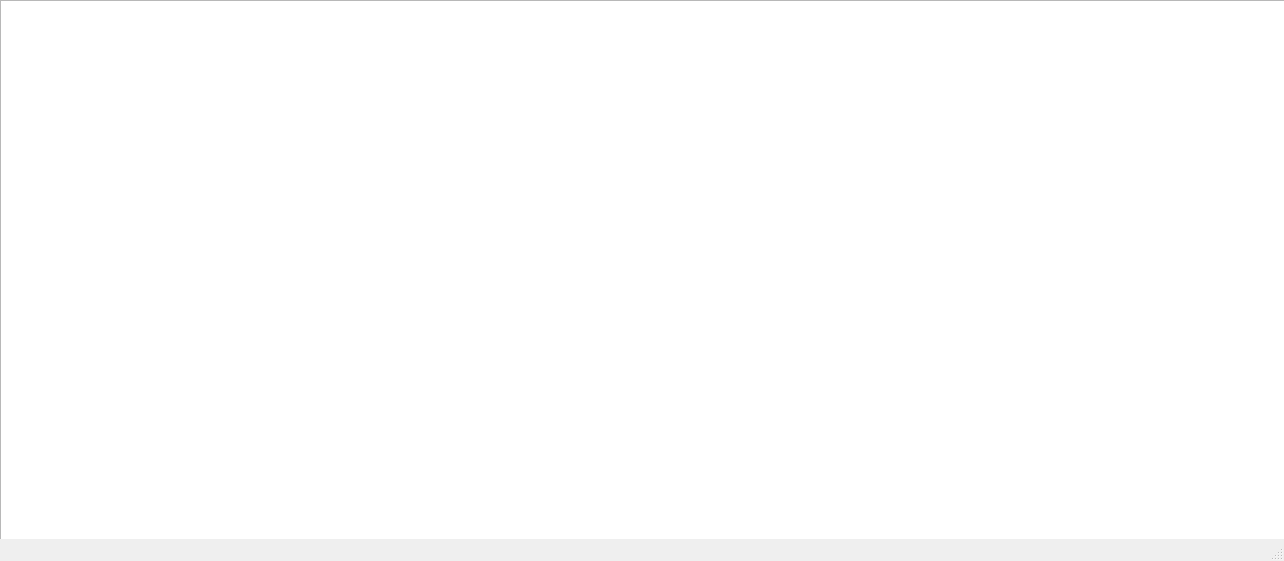
<?xml version="1.0" encoding="UTF-8"?>
<ui version="4.0">
 <class>MainWindow</class>
 <widget class="QMainWindow" name="MainWindow">
  <property name="geometry">
   <rect>
    <x>0</x>
    <y>0</y>
    <width>1284</width>
    <height>561</height>
   </rect>
  </property>
  <property name="windowTitle">
   <string>MainWindow</string>
  </property>
  <widget class="QWidget" name="centralwidget">
   <widget class="QGraphicsView" name="graphicsView">
    <property name="geometry">
     <rect>
      <x>0</x>
      <y>0</y>
      <width>1400</width>
      <height>800</height>
     </rect>
    </property>
    <property name="autoFillBackground">
     <bool>true</bool>
    </property>
    <property name="transformationAnchor">
     <enum>QGraphicsView::AnchorUnderMouse</enum>
    </property>
   </widget>
  </widget>
  <widget class="QMenuBar" name="menubar">
   <property name="geometry">
    <rect>
     <x>0</x>
     <y>0</y>
     <width>1284</width>
     <height>21</height>
    </rect>
   </property>
  </widget>
  <widget class="QStatusBar" name="statusbar"/>
 </widget>
 <resources/>
 <connections/>
</ui>
